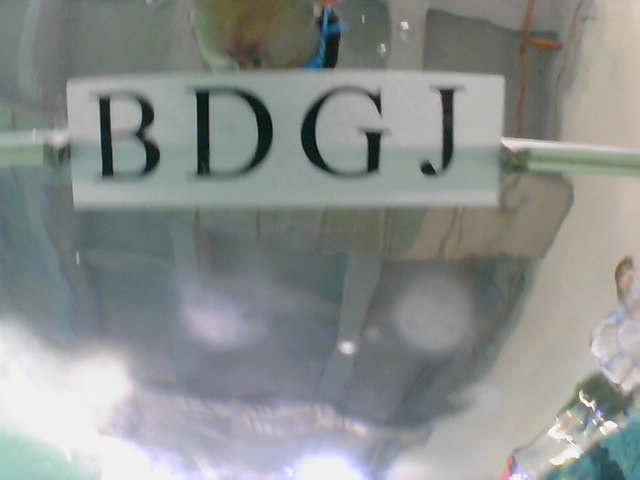
#> input picture 参考资料/1/程序/Raspberry Pi-Hydrosnapper/Debug&Config/capture_letter/730ab.jpg, 640 x 480 px, found by its file name
$ python test_cv2_abc.py
#> lines starting #> are read from the running program, lines starting #| are printed output that depends on the picture; after the words box and inside, x2 and y2 are one past the last pixel; in counts of white or black regions, pixels touching at a corner belong together; long printed decimals are rounded
### 参考资料/2/UPM_v10/pic2abc.py

from PIL import Image
import pickle
import numpy as np
import cv2
# 下面这几行全局的代码，在别的.py文件中imprt 本文件时就会执行
# 其他py文件中如果使用的是from pic_cut_fun import getabc，也会执行本文件中的全局部分的程序
table = "ABCDEFGHIJKLM"
WHITE = 255
network_w=pickle.load(open('w_of_trainingdata_3_9.dat', 'rb'))
#> (reads 参考资料/2/UPM_v10/w_of_trainingdata_3_9.dat from the repository)
network_b=pickle.load(open('b_of_trainingdata_3_9.dat', 'rb'))
#> (reads 参考资料/2/UPM_v10/b_of_trainingdata_3_9.dat from the repository)
kernelY = cv2.getStructuringElement(cv2.MORPH_RECT, (10, 10))

def feedforward(weights, biases,a):
    """Return the output of the network if ``a`` is input.
    输入参数a的shape：(dim_x,1)
    """
    for b, w in zip(biases, weights):  # 计算每一层的输出，直到最后一层
        a = sigmoid(np.dot(w, a) + b)  # 对于二维矩阵，np.dot(w, a)是作矩阵乘法
    # print(np.shape(a))
    return a


def sigmoid(z):
    """The sigmoid function."""
    return 1.0/(1.0+np.exp(-z))


# [26 lines left out: functions add_white, get_single_abc, not called in this run]

def get_single_abc_cv2(im_binary):
    #  im_binary is a matrix
    ''''''
    w=im_binary.shape[0]
    h=im_binary.shape[1]
    if w>h:
        edge = int(w*0.3)
    else:
        edge = int(h*0.3)

    #im = add_white(im_binary)
    im = cv2.copyMakeBorder(im_binary, edge, edge, edge, edge, cv2.BORDER_CONSTANT, value=[255, 255, 255])
    #print(im.shape)
    im = cv2.resize(im,(28, 28))
    #print(im)
    test_data = np.reshape(im,(28*28,1),order='C') / 255.0 # 注意order='C',这样是对的
    #print(test_data.shape)
    im_y = feedforward(network_w, network_b, test_data)
    abc_index = np.argmax(im_y)
    abcstr = table[abc_index]
    return abcstr, abc_index

# [27 lines left out: function getabc_v2, not called in this run]

'''
img3 = cv2.imread('../abcpic/620ab.jpg')
abc_count = np.zeros((13,4))
for i in range(40):
    abcstr, abcindex = getabc_v2(img3)
    abc_count[abcindex[0],0]+=1
    abc_count[abcindex[1],1]+=1
    abc_count[abcindex[2], 2] += 1
    abc_count[abcindex[3], 3] += 1

abcstr = []
for i in range(4):
    abcstr.append(table[np.argmax(abc_count[:,i])])
print(abcstr)
#abc_count=abc_count.reshape(13,order='F')
#max_index =  np.argsort(abc_count[:, 0])
#max_index=np.argpartition(abc_count, -4)[-4:]
print(abc_count)
#print(max_index)
print(np.shape(abcindex))
'''
# [13 lines of commented-out code are left out]
'''
im_test = Image.open("11-34.png")
im_test = im_test.convert('L')
im_test=im_test.resize((28,28))
test_data = np.matrix(im_test.getdata(), dtype='float') / 255.0
test_data = np.transpose(test_data)
#print(np.shape(test_data))
im_y = feedforward(w, b, test_data)
#print(np.argmax(im_y))
print(table[np.argmax(im_y)], end=" ")
'''

### 参考资料/2/UPM_v10/test_cv2_abc.py
import light2line
import cv2
import math
import pic2abc
from matplotlib import pyplot as plt
'''
img3=cv2.imread('pic/muti_G.png')
img = cv2.cvtColor(img3,cv2.COLOR_BGR2GRAY)
th,im_b=cv2.threshold(img,255-60, 255, cv2.THRESH_BINARY)
cv2.imshow('ssa',im_b)
abc_str,im_index=pic2abc.getabc(im_b)
print(abc_str)
'''
img3 = cv2.imread('../abcpic/730ab.jpg')
#> img3 is the input picture: shape (480, 640, 3); mean B, G, R 141.2, 142.7, 138.8
img = cv2.cvtColor(img3,cv2.COLOR_BGR2GRAY)
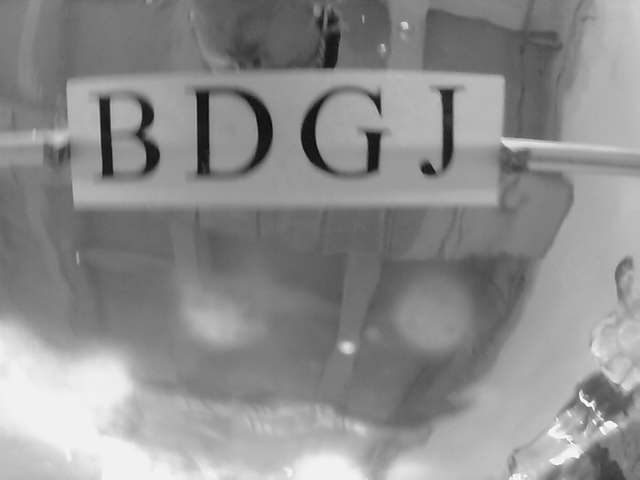
#> img: shape (480, 640); min 7, max 255, mean 141.3
img_eqhist=cv2.equalizeHist(img)
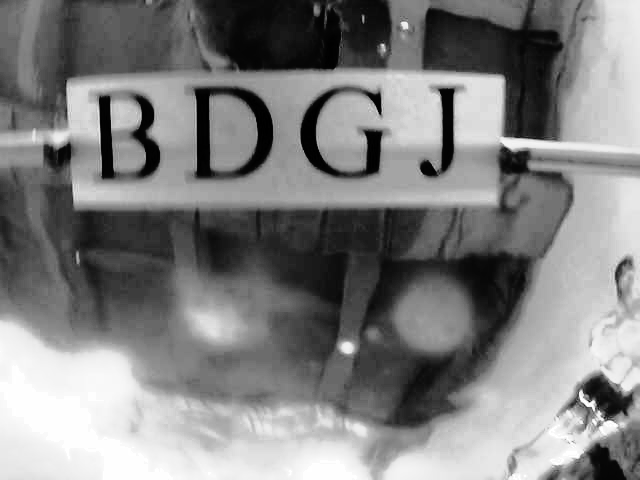
#> img_eqhist: shape (480, 640); min 0, max 255, mean 128.6
cv2.imshow('ss',img_eqhist)

GBlur = cv2.GaussianBlur(img_eqhist, (5, 5), 0)
cv2.imshow('gray',img)
th,im_b_g=cv2.threshold(GBlur, 0, 255, cv2.THRESH_OTSU)
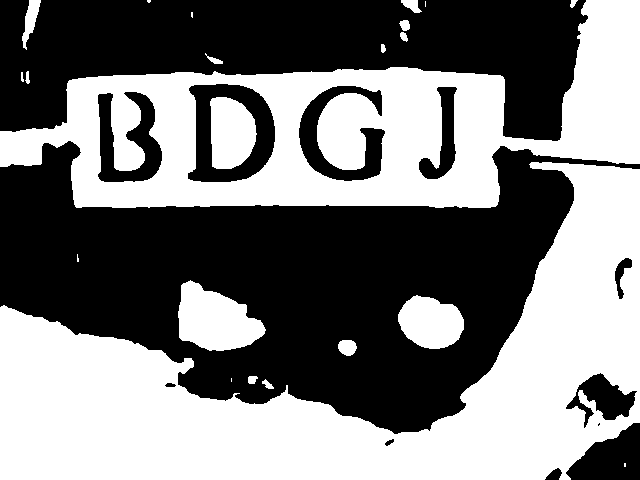
#> im_b_g: shape (480, 640); 48.6% white; 23 white regions (6 under 20 px), largest, box (x1, y1, x2, y2) and area: (0, 162, 640, 480) 81620, (0, 0, 640, 208) 56821, (178, 280, 266, 351) 4077
#> th = 130
im_b_g = 255-im_b_g
cv2.imshow(str(th)+'imb_g',im_b_g)
img_co, _, stats, centroids = cv2.connectedComponentsWithStats(im_b_g.copy())
#> img_co = 14; stats = 14 rows, first 6: [0, 0, 640, 480, 149245], [0, 0, 588, 141, 49053], [188, 84, 87, 98, 4226], [299, 86, 86, 95, 3201], [419, 87, 38, 92, 1461], [98, 92, 64, 90, 2994]; centroids = 14 rows, first 8: [342.6, 278.3], [289.7, 46.63], [230.6, 132.6], [340.5, 136.7], [442.9, 137.6], [128.3, 140.6], [290.5, 282.7], [621.3, 273.9]
print('stats.shape=',stats.shape) # stats.shape = (14,5) or (N,5)
#| stats.shape= (14, 5)
#print('img_co.shape=',np.shape(img_co))
# stats[i,:]=[x_i,y_i,width_i,heigth_i,area_i]
plt.figure(1)
plt.imshow(im_b_g,cmap='gray')
for i in range(stats.shape[0]):
    area= stats[i,4]
    x_i=stats[i,0]
    y_i=stats[i,1]
    width_i = stats[i,2]
    heigth_i=stats[i,3]
    wRh = width_i/heigth_i

    print(i,'th,area=',area,'width/height=',wRh)
    # width/height <0.5 or >0.8是字母
    plt.plot(stats[i,0],stats[i,1],'bo',label='aa')

    if area > 500 and area <10000 :#and (wRh <0.5 or wRh > 0.8):
        plt.hlines(y_i,x_i,x_i+width_i,'r',label='as')
        plt.vlines(x_i,y_i,y_i+heigth_i,'r',label='bh')
        sub_pic_i = im_b_g[y_i:y_i+heigth_i,x_i:x_i+width_i]
        sub_pic_i = 255 - sub_pic_i
        cv2.imshow('sub'+str(i),sub_pic_i)
        abcstr = pic2abc.get_single_abc_cv2(sub_pic_i)
        print(i,abcstr)
#> this loop made 14 passes
#> (area, x_i, y_i, width_i, heigth_i, wRh, abc_index in get_single_abc_cv2, abcstr) on passes 3, 4, 5, 6, 9, 12: (4226, 188, 84, 87, 98, 0.888, 3, ('D', 3)), (3201, 299, 86, 86, 95, 0.905, 6, ('G', 6)), (1461, 419, 87, 38, 92, 0.413, 9, ('J', 9)), (2994, 98, 92, 64, 90, 0.711, 7, ('H', 7)), (1707, 566, 373, 71, 55, 1.29, 0, ('A', 0)), (2705, 566, 423, 74, 57, 1.3, 0, ('A', 0))
#> (area, x_i, y_i, width_i, heigth_i, wRh) on passes 1, 2, 7, 8, 10, 13: (149245, 0, 0, 640, 480, 1.33), (49053, 0, 0, 588, 141, 4.17), (92122, 0, 141, 640, 293, 2.18), (288, 615, 258, 17, 41, 0.415), (34, 165, 383, 11, 4, 2.75), (34, 385, 439, 9, 7, 1.29)
#| 0 th,area= 149245 width/height= 1.333
#| 1 th,area= 49053 width/height= 4.170
#| 2 th,area= 4226 width/height= 0.8878
#| 2 ('D', 3)
#| 3 th,area= 3201 width/height= 0.9053
#| 3 ('G', 6)
#| 4 th,area= 1461 width/height= 0.413
#| 4 ('J', 9)
#| 5 th,area= 2994 width/height= 0.7111
#| 5 ('H', 7)
#> (further printed lines are left out)
#> pass 3, in get_single_abc_cv2, `im = cv2.copyMakeBorder(im_binary, edge, edge, edge, edge, cv2.BORDER_..`:
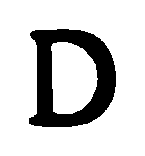
#> im: shape (156, 145); 81.3% white; 1 black region, box (x1, y1, x2, y2) and area: (29, 29, 116, 127) 4226
#> pass 3, in get_single_abc_cv2, `im = cv2.resize(im,(28, 28))`:
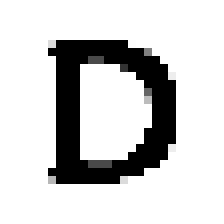
#> im: shape (28, 28) (shown 8 times larger); min 0, max 255, mean 206.4
#> after the loop:
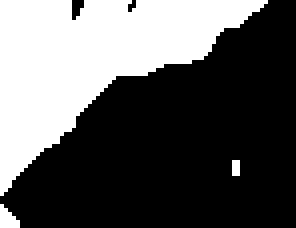
#> sub_pic_i: shape (57, 74) (shown 4 times larger); 35.5% white; 3 white regions (1 under 20 px), largest, box (x1, y1, x2, y2) and area: (0, 0, 67, 49) 1470, (0, 51, 5, 57) 20


plt.show()
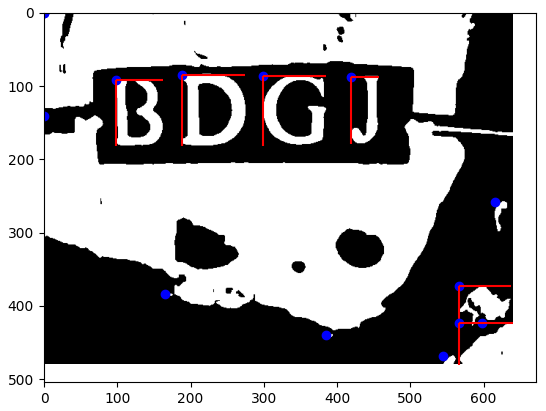
#> figure drawn by matplotlib, 1 panel
'''
img3=cv2.imread('_test0.png')
img = cv2.cvtColor(img3,cv2.COLOR_BGR2GRAY)
th,im_b=cv2.threshold(img, 0, 255, cv2.THRESH_OTSU)
abcstr = pic2abc.get_single_abc_cv2(im_b)
print(abcstr)
'''
cv2.waitKey(0)
